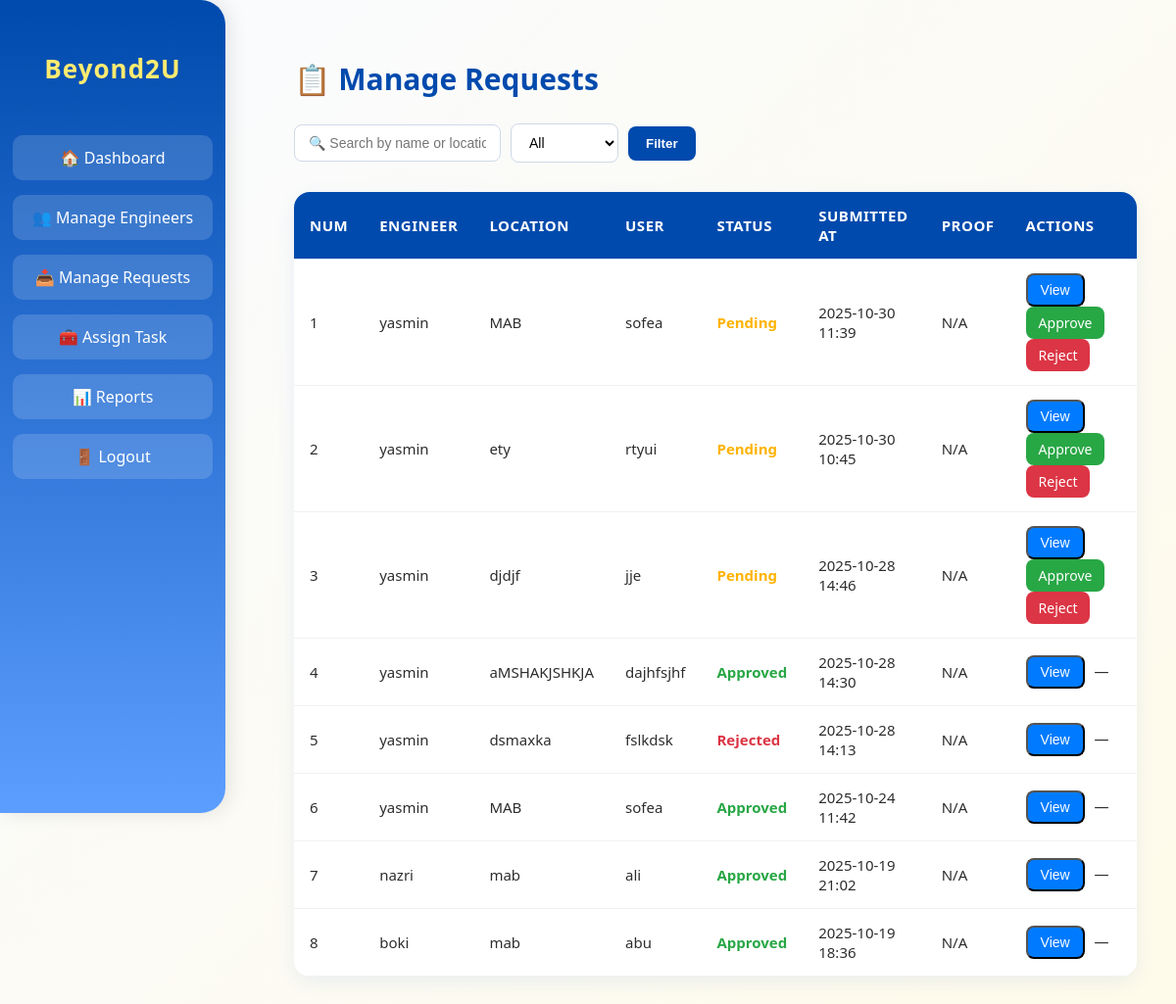
/beyond2u/manage_requests/ (signed in), run on the app's committed database.
### inventorySystem/models.py (models this page shows, shortened)
class User(AbstractUser):
    ROLE_CHOICES = [
        ('TeamLead', 'Team Lead'),
        ('SystemEngineer', 'System Engineer'),
    ]
    role = models.CharField(max_length=20, choices=ROLE_CHOICES, default='SystemEngineer')

class Request(models.Model):
    TYPE_CHOICES = [
        ('Asset Refresh', 'Asset Refresh'),
        ('Parts Upgrade', 'Parts Upgrade'),
        ('Tech Refresh', 'Tech Refresh'),
    ]
    STATUS_CHOICES = [
        ('Pending', 'Pending'),
        ('Approved', 'Approved'),
        ('Rejected', 'Rejected'),
    ]
    FORMAT_STATUS_CHOICES = [
        ('Formatted', 'Formatted'),
        ('Not Formatted', 'Not Formatted'),
    ]
    UPLOAD_STATUS_CHOICES = [
        ('Uploaded', 'Uploaded'),
        ('Not Yet', 'Not Yet'),
    ]
    engineer = models.ForeignKey(settings.AUTH_USER_MODEL, on_delete=models.CASCADE)
    type = models.CharField(max_length=50, choices=TYPE_CHOICES)
    location = models.CharField(max_length=100)
    user = models.CharField(max_length=100)
    old_barcode = models.CharField(max_length=100, blank=True, null=True)
    new_barcode = models.CharField(max_length=100, blank=True, null=True)
    old_serial = models.CharField(max_length=100, blank=True, null=True)
    new_serial = models.CharField(max_length=100, blank=True, null=True)
    old_ip = models.GenericIPAddressField(blank=True, null=True)
    new_ip = models.GenericIPAddressField(blank=True, null=True)
    new_mac = models.CharField(max_length=50, blank=True, null=True)
    old_hostname = models.CharField(max_length=100, blank=True, null=True)
    new_hostname = models.CharField(max_length=100, blank=True, null=True)
    start_time = models.DateTimeField(blank=True, null=True)
    end_time = models.DateTimeField(blank=True, null=True)
    rescheduled_date = models.DateField(blank=True, null=True)
    status = models.CharField(max_length=20, choices=STATUS_CHOICES, default='Pending')
    format_status = models.CharField(max_length=20, choices=FORMAT_STATUS_CHOICES, blank=True, null=True)
    upload_status = models.CharField(max_length=20, choices=UPLOAD_STATUS_CHOICES, default='Not Yet')
    reason_not_formatted = models.TextField(blank=True, null=True)
    reason_not_uploaded = models.TextField(blank=True, null=True)
    remarks = models.TextField(blank=True, null=True)
    proof = models.FileField(upload_to='', blank=True, null=True)
    assigned_approver = models.ForeignKey(
        settings.AUTH_USER_MODEL,
        related_name='approver_requests',
        on_delete=models.SET_NULL,
        null=True,
        blank=True
    )
    created_at = models.DateTimeField(auto_now_add=True)
    updated_at = models.DateTimeField(auto_now=True)

### inventorySystem/views.py (the view, shortened to what this page needs)
# urls.py: path('manage_requests/', views.manage_requests, name='manage_requests'),
@login_required(login_url='login')
def manage_requests(request):
    search_query = request.GET.get('search', '')
    status_filter = request.GET.get('status', 'all')
    requests_qs = Request.objects.all()
    tech_qs = TechRefresh.objects.all()
    if status_filter and status_filter != 'all':
        requests_qs = requests_qs.filter(status=status_filter)
        tech_qs = tech_qs.filter(status=status_filter)
    combined_requests = []
    for r in requests_qs:
        combined_requests.append({
            'id': r.id,
            'type': r.type,
            'engineer': r.engineer.username if r.engineer else 'N/A',
            'user': r.user or 'N/A',
            'location': r.location or 'N/A',
            'status': r.status,
            'old_hostname': r.old_hostname or '-',
            'new_hostname': r.new_hostname or '-',
            'old_serial': r.old_serial or '-',
            'new_serial': r.new_serial or '-',
            'rescheduled_date': r.rescheduled_date or '-',
            'format_status': r.format_status or '-',
            'reason_not_formatted': r.reason_not_formatted or '-',
            'upload_status': r.upload_status or '-',
            'reason_not_uploaded': r.reason_not_uploaded or '-',
            'remarks': r.remarks or '-',
            'proof': r.proof.url if r.proof else None,
            'created_at': r.created_at,
        })
    combined_requests.sort(key=lambda x: x['created_at'], reverse=True)
    context = {
        'requests': combined_requests,
        'search_query': search_query,
        'status_filter': status_filter,
    }
    return render(request, 'manage_requests.html', context)

### inventorySystem/templates/manage_requests.html (shortened to what this page needs)
<!DOCTYPE html>
<html lang="en">
<head>
</head>
<body>
  <div class="sidebar">
    <h2>Beyond2U</h2>
    <a href="{% url 'teamlead_dashboard' %}">🏠 Dashboard</a>
    <a href="{% url 'manage_engineers' %}">👥 Manage Engineers</a>
    <a href="{% url 'manage_requests' %}">📥 Manage Requests</a>
    <a href="{% url 'assign_task' %}">🧰 Assign Task</a>
    <a href="{% url 'reports' %}">📊 Reports</a>
    <a href="{% url 'logout' %}">🚪 Logout</a>
  </div>
  <div class="content">
    <h1>📋 Manage Requests</h1>
    <form method="GET">
      <input type="text" name="search" placeholder="🔍 Search by name or location" value="{{ search_query }}">
      <select name="status">
        <option value="all" {% if status_filter == 'all' %}selected{% endif %}>All</option>
      </select>
      <button type="submit" class="btn-primary">Filter</button>
    </form>
    <table>
      <thead>
        <tr>
          <th>Num</th>
          <th>Engineer</th>
          <th>Location</th>
          <th>User</th>
          <th>Status</th>
          <th>Submitted At</th>
          <th>Proof</th>
          <th>Actions</th>
        </tr>
      </thead>
      <tbody>
        {% for req in requests %}
        <tr>
          <td>{{ forloop.counter }}</td>
          <td>{{ req.engineer }}</td>
          <td>{{ req.location }}</td>
          <td>{{ req.user }}</td>
          <td class="status-{{ req.status|lower }}">{{ req.status }}</td>
          <td>{{ req.created_at|date:"Y-m-d H:i" }}</td>
          <td>{% if req.proof %}<a href="{{ req.proof }}" target="_blank">View</a>{% else %}N/A{% endif %}</td>
          <td>
            <button class="btn view-btn" onclick="openPopup('req-{{ req.id }}')">View</button>
            {% if req.status == "Pending" %}
              <a href="{% url 'approve_request' req.id %}" class="btn approve-btn">Approve</a>
              <a href="{% url 'reject_request' req.id %}" class="btn reject-btn">Reject</a>
            {% else %}
              <span>—</span>
            {% endif %}
          </td>
        </tr>
        {% empty %}
        <tr><td colspan="8" style="text-align:center;">No requests found.</td></tr>
        {% endfor %}
      </tbody>
    </table>
  </div>
</body>
</html>

### inventorySystem/templates/manage_requests.html (style rules this page uses)
body { margin: 0; font-family: 'Segoe UI', sans-serif; background: linear-gradient(135deg, #f9fbff, #fffbea); color: #2d2d2d; }
.sidebar { position: fixed; top: 0; left: 0; width: 230px; height: 100vh; background: linear-gradient(180deg, #004aad, #5c9eff); color: white; display: flex; flex-direction: column; align-items: center; padding-top: 30px; box-shadow: 4px 0 20px rgba(0, 0, 0, 0.1); border-top-right-radius: 25px; border-bottom-right-radius: 25px; }
.sidebar h2 { font-size: 26px; font-weight: 700; color: #ffeb70; margin-bottom: 50px; letter-spacing: 1px; }
.sidebar a { display: block; width: 80%; text-align: center; color: white; text-decoration: none; background: rgba(255, 255, 255, 0.15); padding: 12px 10px; border-radius: 10px; margin-bottom: 15px; transition: all 0.3s ease; }
.content { margin-left: 260px; padding: 40px; }
h1 { color: #004aad; font-size: 30px; font-weight: 700; margin-bottom: 25px; }
form { display: flex; gap: 10px; align-items: center; margin-bottom: 30px; }
input[type="text"], select { padding: 10px 14px; border: 1px solid #cfd9e7; border-radius: 8px; font-size: 14px; outline: none; transition: 0.3s; background-color: white; }
.btn-primary { background-color: #004aad; color: white; border: none; padding: 10px 18px; border-radius: 8px; cursor: pointer; font-weight: 600; transition: all 0.3s ease; }
table { width: 100%; border-collapse: collapse; background-color: white; border-radius: 16px; overflow: hidden; box-shadow: 0 6px 20px rgba(0, 84, 200, 0.08); }
th, td { padding: 14px 16px; text-align: left; border-bottom: 1px solid #f1f1f1; font-size: 15px; }
th { background-color: #004aad; color: white; text-transform: uppercase; letter-spacing: 0.5px; }
.status-pending { color: #ffb300; font-weight: 600; }
.status-approved { color: #28a745; font-weight: 600; }
.status-rejected { color: #dc3545; font-weight: 600; }
.btn { padding: 7px 13px; border-radius: 8px; text-decoration: none; color: white; font-size: 14px; font-weight: 500; transition: 0.3s; margin-right: 6px; display: inline-block; }
.view-btn { background-color: #007bff; }
.approve-btn { background-color: #28a745; }
.reject-btn { background-color: #dc3545; }

### data on the page
User: engineer "yasmin" "yasmin" "yasmin" "yasmin" "yasmin" "yasmin"
Request: location "MAB", user "sofea", status "Pending", created_at "2025-10-30 11:39"
Request: location "ety", user "rtyui", status "Pending", created_at "2025-10-30 10:45"
Request: location "djdjf", user "jje", status "Pending", created_at "2025-10-28 14:46"
Request: location "aMSHAKJSHKJA", user "dajhfsjhf", status "Approved", created_at "2025-10-28 14:30"
Request: location "dsmaxka", user "fslkdsk", status "Rejected", created_at "2025-10-28 14:13"
Request: location "MAB", user "sofea", status "Approved", created_at "2025-10-24 11:42"
User: engineer "nazri"
Request: location "mab", user "ali", status "Approved", created_at "2025-10-19 21:02"
User: engineer "boki"
Request: location "mab", user "abu", status "Approved", created_at "2025-10-19 18:36"
